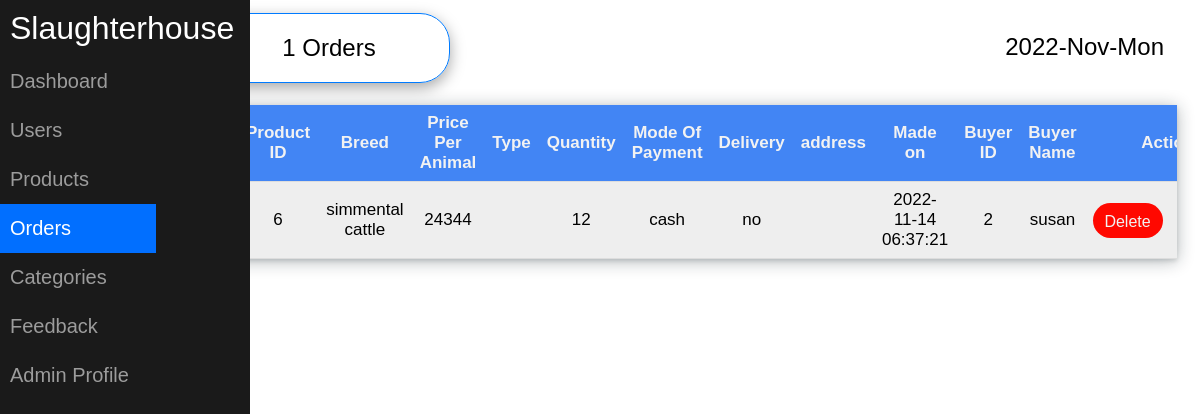
/admin/orders_report.php (signed in), run on the app's committed database.
### tables this page shows
CREATE TABLE `orders` (
  `id` int(11) NOT NULL,
  `product_id` int(255) NOT NULL,
  `user_id` int(255) NOT NULL,
  `username` varchar(255) NOT NULL,
  `breed` varchar(255) NOT NULL,
  `price` float NOT NULL,
  `quantity` int(255) NOT NULL,
  `mode_of_payment` varchar(255) NOT NULL,
  `total_price` float NOT NULL,
  `delivery` varchar(255) NOT NULL,
  `address` varchar(255) NOT NULL,
  `created_at` timestamp NOT NULL DEFAULT current_timestamp() ON UPDATE current_timestamp()
);

CREATE TABLE `animals` (
  `id` int(11) NOT NULL,
  `supplier` varchar(255) NOT NULL,
  `breed` varchar(255) NOT NULL,
  `weight` int(255) NOT NULL,
  `sex` varchar(255) NOT NULL,
  `age` int(255) NOT NULL,
  `number` int(255) NOT NULL,
  `available_quantity` int(255) NOT NULL,
  `price` float NOT NULL,
  `type` varchar(255) NOT NULL,
  `status` varchar(255) NOT NULL,
  `supply_date` timestamp NOT NULL DEFAULT current_timestamp() ON UPDATE current_timestamp()
);

### helpers/DbHelpers.php (called while the page is built, shortened)
<?php
function GetRelativePath($path)
{
  $npath = str_replace('\\', '/', $path);
  return str_replace('DOCUMENT_ROOT', '', $npath);
}
require(GetRelativePath(dirname(__FILE__))."../../config/db.conf.php");
class DbHelpers {
  public $db;
  public function __construct($conn) {
    $this->db = $conn;
  }
  public function getOrders ($table) {
    $result = mysqli_query($this->db, "SELECT orders.*, orders.id as order_id, orders.created_at as made_on, orders.user_id as buyer_id, animals.* FROM $table JOIN animals ON animals.id = $table.product_id");
    if ($result) {
      return $result;
    } else {
      return 'table not found';
    }
  }
  public function getByMonth ($table) {
    $result = mysqli_query($this->db, "SELECT MONTH(created_at) as month, COUNT(*) as count FROM $table GROUP BY MONTH(created_at)");
    if ($result) {
      return $result;
    } else {
      return 'table not found';
    }
  }
}
$db_helpers = new DbHelpers($conn);
?>

### admin/orders_report.php (the view, shortened to what this page needs)
<!DOCTYPE html>
<html>
  <head>
    <link rel="stylesheet" type="text/css" href="./adminstyles.css">
  </head>
  <body class="body">
    <div class="nav">
      <div class="nav-header">
        <div class="nav-title" style="color: #fff;">
          Slaughterhouse
        </div>
        <br>
      </div>
      <div class="nav-links">
        <a href="admin.php">Dashboard</a>
        <a href="users_report.php">Users</a>
        <a href="product_report.php">Products</a>
        <a href="orders_report.php" class="active">Orders</a>
        <a href="categories_report.php">Categories</a>
        <a href="feedback_report.php">Feedback</a>
        <a href="admin_profile.php">Admin Profile</a>
      </div>
    </div>
	<?php
        include('../helpers/DbHelpers.php');
        $value = $db_helpers->getOrders('orders');
        $orders_by_month = mysqli_fetch_assoc($db_helpers->getByMonth('orders'));
	?>
    <div class="container">
        <div class="clearfix">
            <div class="img2">
                <?=
                    date('Y-M-D');
                ?>
            </div>
            <div class="item itemAdmin">
                <?= $orders_by_month['count'];?>  Orders
            </div>
        </div>
            <div class="supplierTable" style="overflow-x: auto;">
                <table>
                    <tr>
                        <th>#</th>
                        <th>Product ID</th>
                        <th>Breed</th>
                        <th>Price Per Animal</th>
                        <th>Type</th>
                        <th>Quantity</th>
                        <th>Mode Of Payment</th>
                        <th>Delivery</th>
                        <th>address</th>
                        <th>Made on</th>
                        <th>Buyer ID</th>
                        <th>Buyer Name</th>
                        <th>Actions</th>
                    </tr>
                    <?php
                        while($order = mysqli_fetch_assoc($value)) :
                    ?>
                    <tr>
                        <td><?= $order['order_id']; ?></td>
                        <td><?= $order['product_id']; ?></td>
                        <td><?= $order['breed']; ?></td>
                        <td><?= $order['price']; ?></td>
                        <td><?= $order['type']; ?></td>
                        <td><?= $order['quantity']; ?></td>
                        <td><?= $order['mode_of_payment']; ?></td>
                        <td><?= $order['delivery']; ?></td>
                        <td><?= $order['address']; ?></td>
                        <td><?= $order['made_on']; ?></td>
                        <td><?= $order['user_id']; ?></td>
                        <td><?= $order['username']; ?></td>
                        <td>
                            <div class="td1">
                                <form action="AdminClass.php" method="post" class=action1>
                                    <button type="submit" name="deleteSubmit" class="btn">Delete</button>
                                </form>
                                <form action="../app/supplier/Products.php" method="post" class="action2">
                                </form>
                            </div>
                        </td>
                    </tr>
                    <?php endwhile; ?>
                </table>
            </div>
    </div>
</body>
</html>

### admin/adminstyles.css (style rules this page uses)
.body { margin: 0px; font-family: "Montserrat",sans-serif; font-size: large; }
.nav { height: 100%; width: 250px; background-color: #1a1a1a; position: fixed; }
.nav > .nav-header { display: inline; }
.nav > .nav-header > .nav-title { display: inline-block; font-size: 32px; color: #fff; padding: 10px 10px 10px 10px; }
.nav > .nav-links { display: block; float: left; font-size: 20px; list-style-type: none; margin: 0; padding: 0; width: 13%; position: fixed; height: 100%; overflow: auto; }
.nav > .nav-links > a { display: block; padding: 13px 10px 13px 10px; text-decoration: none; color: #9c9c9c; }
.nav-links a.active { background-color: #016fff; color: #fff; }
.container { margin-left: 15%; padding:1px 16px; height:1000px; }
form { text-align: center; }
button { color: #fff; width: 100%; padding: 10px;border-radius: 20px; font-size: 15px; margin: 10px 0; border: none; outline: none; }
.clearfix::after { content: ""; clear: both; display: table; }
.img2 { float: right; font-size: x-large; padding: 20px; }
.itemAdmin { width: 200px; font-size: x-large; }
.item { display: block; grid-template-columns: auto auto; padding: 20px; text-align: center; margin: 12px; box-shadow: rgba(0, 0, 0, 0.35) 0px 5px 15px; border: 1px solid #007bff; border-radius: 30px; }
table { border-collapse: collapse; width: 100%; height: 70px; text-align: center; margin: auto; padding: 10px; font-size: 17px; }
.supplierTable { margin: 10px 7px 100px; box-shadow: rgba(14, 30, 37, 0.12) 0px 2px 4px 0px, rgba(14, 30, 37, 0.32) 0px 2px 16px 0px; }
th, td { padding: 8px; border-bottom: 1px solid #ddd; }
.btn { background-color: #ff0800; color: #f2f2f2; border-radius: 20px; border: none; outline: none; height: 35px; width: 70px; font-size: 16px; cursor: pointer; }
th { background-color: #4285F4; color: #f2f2f2; height: 30px; }
td { height: 30px; }
tr:nth-child(even) { background-color: #eeeeee; }
td .action2 { padding-left: 30px; }
.td1 { display: flex; width: 160px; }

### data on the page
orders: product "6", animals.breed "simmental cattle", animals.price "24344", quantity "12", mode_of_payment "cash", delivery "no", created_at "2022-11-14 06:37:21", user "2", username "susan"

### other printed values
$orders_by_month['count'] "1"
